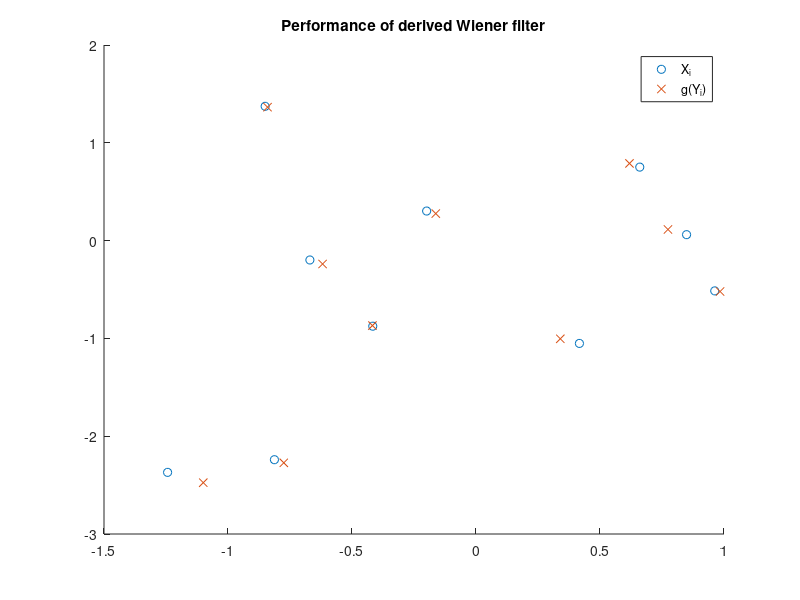

Source code (MATLAB):
% Ben Juarez - PS4Q3b
n = 10;
G = [1 2; 3, 4]; % gain matrix
e = 0.03; 
X = zeros(0,2);
X_hat = zeros(0,2);

for i = 1:n
     x = normrnd(0,1,2,1); % standard normal
     X = [X;x']; % inputs X_i
     
     Y = G*x + mvnrnd([0;0],[e^2 0;0 e^2])'; % Y = GX + W
     u_x = [0;0]; % mean
     sig_x = [1 0; 0 1]; % covariance matrix X
     sig_w = [e^2 0; 0 e^2]; % covariance matrix W
     g = sig_x*G'*inv(G*sig_x*G'+sig_w)*(Y-G*u_x)+u_x; % g(Y)
     X_hat = [X_hat; g']; % estimates g(Y_i)
end

hold on
scatter(X(:,1), X(:,2), "red")
scatter(X_hat(:,1), X_hat(:,2), "blue", "x")
legend("X_i", "g(Y_i)")
title("Performance of derived Wiener filter")
hold off